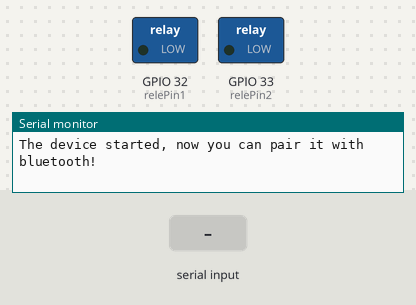
This sketch was run on a simulated ESP32. On the bench: switched loads named in the sketch (green lamp = pin HIGH), the last lines printed to the serial monitor. Inputs (shaded band) come from the test bench. Nothing arrives over Bluetooth unless stated.

Above: at 1.2 s.
1.3 s: "rele1_on\n" received over the second serial link
At 2.0 s:
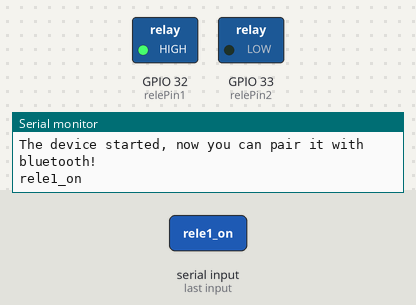
2.8 s: "rele2_on\n" received over the second serial link
At 3.1 s:
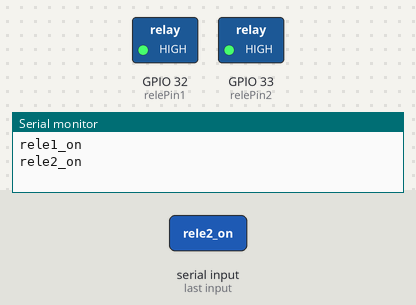
4.3 s: "rele1_off\n" received over the second serial link
At 5.5 s:
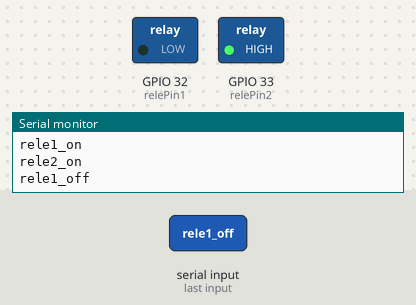
5.8 s: "rele2_off\n" received over the second serial link
At 6.7 s:
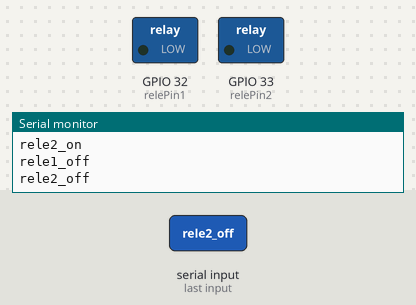
Timing chart, 0 to 8.3 s (numbered marks = the images above; inputs shaded):
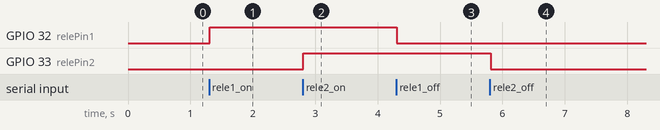

The sketch:

Reles_Bluetooth.ino
```cpp
// Incloure les llibreires necessaries
  #include "BluetoothSerial.h"

// Comprobació si el Bluetooth està activat correctament
  #if !defined(CONFIG_BT_ENABLED) || !defined(CONFIG_BLUEDROID_ENABLED)
  #error Bluetooth is not enabled! Please run `make menuconfig` to and enable it
  #endif

// Es realitza una instància (és una relació específica de qualsevol objecta, no em queda clar que és)
  BluetoothSerial SerialBT;

// Creació variable relés (a quin GPIO estan conectats)
const int relePin1 = 32;
const int relePin2 = 33;

// Creació variable per emmagatzemar els missatges rebuts
String message = "";

// Creació variable per emmagatzemar els missatges provinents del mòbil (bluetooth serial)
char incomingChar;

void setup() {
// baud rate (número d'unitats de senyal per segon, velocitat de transmissió)
  Serial.begin(115200);
  SerialBT.begin("ESP32test"); //Bluetooth device name
  Serial.println("The device started, now you can pair it with bluetooth!");

// Inicialitzem el relé com una sortida
  pinMode(relePin1, OUTPUT);
  pinMode(relePin2, OUTPUT);
}

void loop() {
// Zona del codi des d'on s'envia i és rep la informació.
// S'hi ha informació disponible s'envia de l'ESP32-EVB al dispositiu connectat, en aquest cas el mòbil.
  if (Serial.available()) {
    SerialBT.write(Serial.read());
  }

// S'hi ha bytes per llegir en el mòbil, aquest són escrits en el monitor. (Comandament dels relés)
  if (SerialBT.available()) {
    char incomingChar = SerialBT.read();  // S'hi ha informació per llegir es guarda a incomingChar
    if (incomingChar != '\n'){            // != diferent
      message += String(incomingChar);    // += concatenar (no entenc perquè concatenem) venen els caràcters 1 a 1?
    }
    else{
      message = "";
    }
    Serial.write(incomingChar); // es pot passar com argument message?
  }

// Check received message and control output accordingly
  if (message =="rele1_on"){
    digitalWrite(relePin1, HIGH);
  }
  else if (message =="rele1_off"){
    digitalWrite(relePin1, LOW);
  }
  else if (message =="rele2_on"){
    digitalWrite(relePin2, HIGH);
  }
  else if (message =="rele2_off"){
    digitalWrite(relePin2, LOW);
  }
}
```

Measured:
- after the input at 1.3 s, GPIO 32 (relePin1): LOW → HIGH at once
- after the input at 2.8 s, GPIO 33 (relePin2): LOW → HIGH at once
- after the input at 4.3 s, GPIO 32 (relePin1): HIGH → LOW at once
- after the input at 5.8 s, GPIO 33 (relePin2): HIGH → LOW at once
